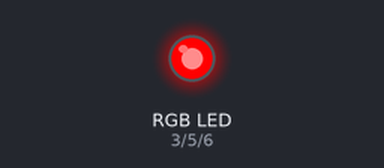
Bench run of a sketch on a simulated Arduino Uno, built with avr-gcc and run on an emulated ATmega328P. Parts: an RGB LED mixed from three pins (HIGH = lit).

Above: at 0.5 s.
At 1.5 s:
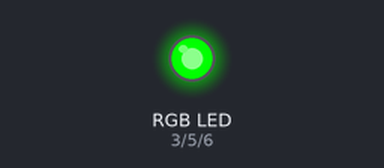
At 5.5 s:
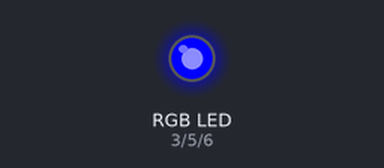
Timing chart, 0 to 6.9 s (numbered marks = the images above):
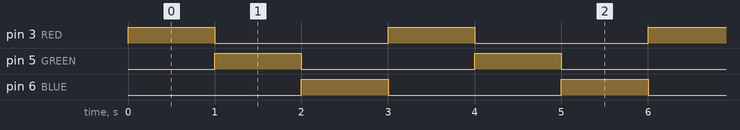

The sketch:

Simple_RGB.ino
```cpp
#define RED 3
#define GREEN 5
#define BLUE 6

void setup() {
 pinMode(RED,OUTPUT);
 pinMode(GREEN,OUTPUT);
 pinMode(BLUE,OUTPUT);

}

void loop() {
 digitalWrite(RED,HIGH);
 delay(1000);
 digitalWrite(RED,LOW);
 //delay(1000);
 digitalWrite(GREEN,HIGH);
 delay(1000);
 digitalWrite(GREEN,LOW);
 //delay(1000);
 digitalWrite(BLUE,HIGH);
 delay(1000);
 digitalWrite(BLUE,LOW);
 //delay(1000);
}
```

Measured:
- by itself, pin 3 (RED), pin 5 (GREEN), pin 6 (BLUE): alternates HIGH for 1.0 s and LOW for 2.0 s
- by itself, everything shown: repeats every 3.0 s, in 4 steps
